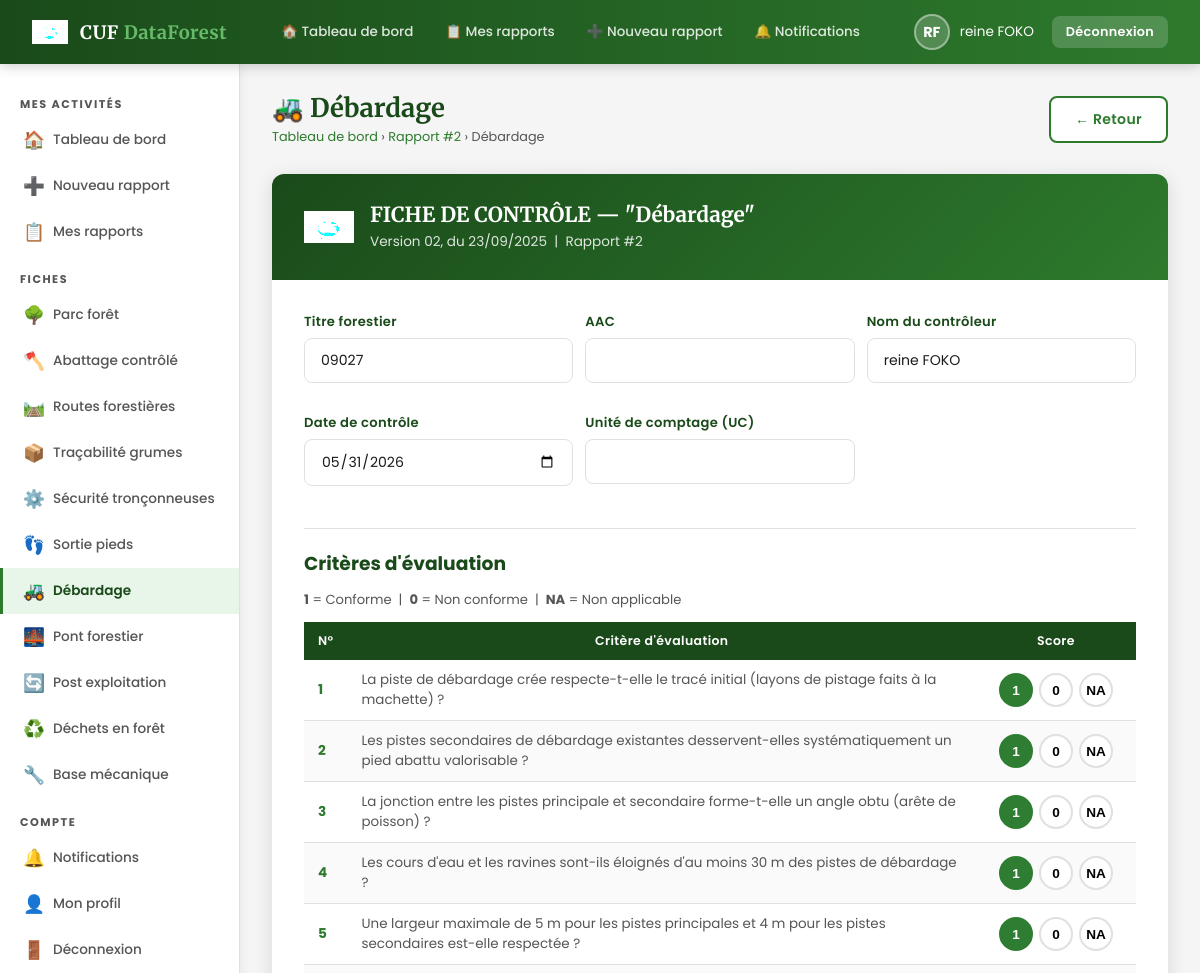
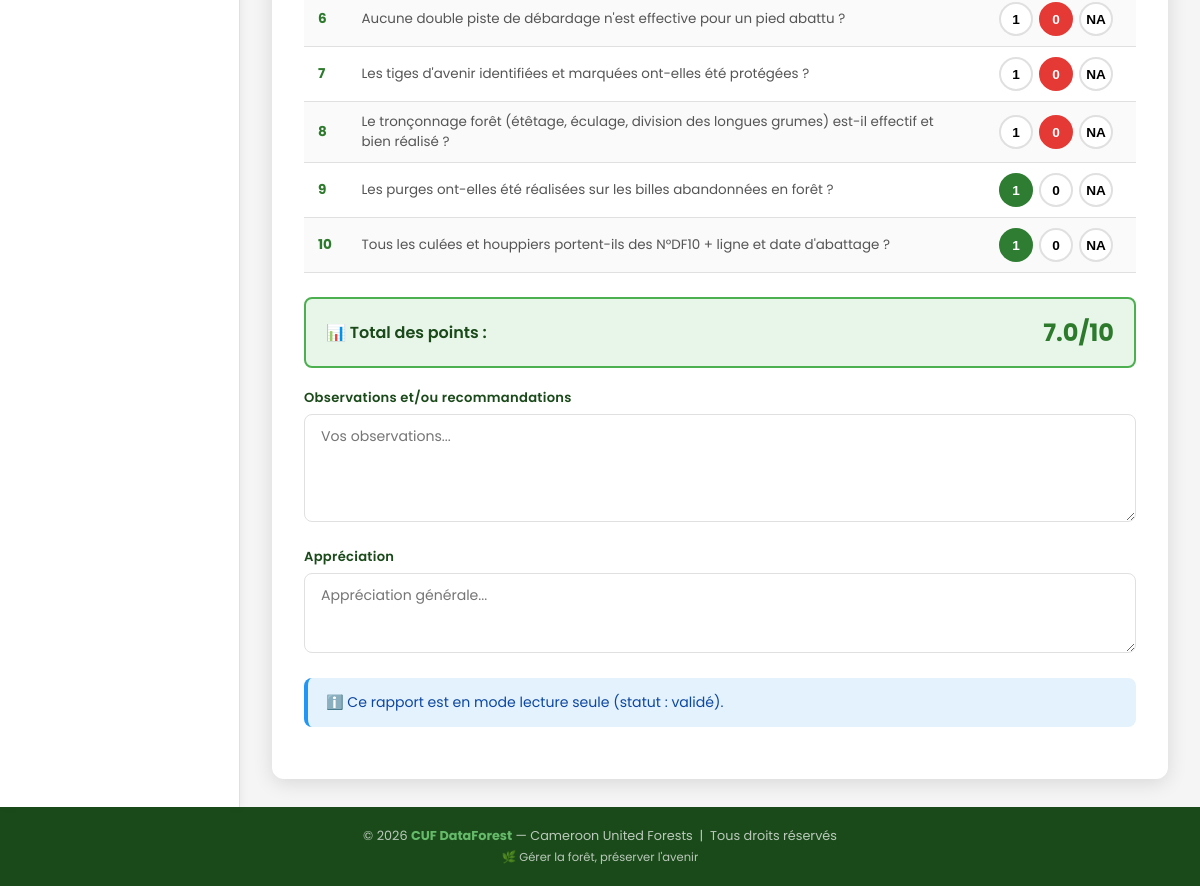
The app's page /pages/fiche_debardage.php?rapport_id=2 (signed in) with its own data (2 pictures, top to bottom).
### tables this page shows
CREATE TABLE `rapports` (
  `id` int(11) NOT NULL,
  `controleur_id` int(11) NOT NULL,
  `titre` varchar(200) DEFAULT NULL,
  `titre_forestier` varchar(100) DEFAULT NULL,
  `aac` varchar(50) DEFAULT NULL,
  `date_rapport` date NOT NULL,
  `statut` enum('brouillon','soumis','validé','rejeté') DEFAULT 'brouillon',
  `avis_global` text DEFAULT NULL,
  `note_globale` decimal(5,2) DEFAULT NULL,
  `date_soumission` datetime DEFAULT NULL,
  `date_validation` datetime DEFAULT NULL,
  `admin_id` int(11) DEFAULT NULL,
  `commentaire_admin` text DEFAULT NULL,
  `pdf_path` varchar(255) DEFAULT NULL,
  `date_creation` datetime DEFAULT current_timestamp()
);

CREATE TABLE `fiche_debardage` (
  `id` int(11) NOT NULL,
  `rapport_id` int(11) NOT NULL,
  `titre_forestier` varchar(100) DEFAULT NULL,
  `aac` varchar(50) DEFAULT NULL,
  `nom_controleur` varchar(100) DEFAULT NULL,
  `date_controle` date DEFAULT NULL,
  `uc` varchar(50) DEFAULT NULL,
  `pistes_json` text DEFAULT NULL,
  `observations` text DEFAULT NULL,
  `appreciation` text DEFAULT NULL,
  `c1` varchar(5) DEFAULT NULL,
  `c2` varchar(5) DEFAULT NULL,
  `c3` varchar(5) DEFAULT NULL,
  `c4` varchar(5) DEFAULT NULL,
  `c5` varchar(5) DEFAULT NULL,
  `c6` varchar(5) DEFAULT NULL,
  `c7` varchar(5) DEFAULT NULL,
  `c8` varchar(5) DEFAULT NULL,
  `c9` varchar(5) DEFAULT NULL,
  `c10` varchar(5) DEFAULT NULL,
  `total_points` decimal(5,2) DEFAULT NULL
);

### pages/fiche_debardage.php (the view, shortened to what this page needs)
<?php
$db = getDB();
$rid = (int)($_GET['rapport_id'] ?? 0);
$stmt = $db->prepare("SELECT * FROM rapports WHERE id=?");
$stmt->bind_param('i', $rid);
$stmt->execute();
$rapport = $stmt->get_result()->fetch_assoc();
$existing = $db->query("SELECT * FROM fiche_debardage WHERE rapport_id=$rid")->fetch_assoc();
include '../includes/header.php';
function vdb($e, $f, $def = '') { return htmlspecialchars($e[$f] ?? $def); }
function svdb($e, $f) { return $e[$f] ?? ''; }
?>
<div class="page-header">
    <div>
        <h1 class="page-title">🚜 Débardage</h1>
        <div class="breadcrumb">
            <a href="../dashboard_controleur.php">Tableau de bord</a> ›
            <a href="rapport_edit.php?id=<?= $rid ?>">Rapport #<?= $rid ?></a> › Débardage
        </div>
    </div>
    <a href="rapport_edit.php?id=<?= $rid ?>" class="btn btn-secondary">← Retour</a>
</div>
<form method="POST" class="fiche-form-container fade-in">
<div class="fiche-form-header">
    <img src="../images/logo.png" alt="CUF"/>
    <div>
        <h2>FICHE DE CONTRÔLE — "Débardage"</h2>
        <p>Version 02, du 23/09/2025 &nbsp;|&nbsp; Rapport #<?= $rid ?></p>
    </div>
</div>
<div class="fiche-form-body">
    <div class="form-row-3 mb-3">
        <div class="form-group">
            <label>Titre forestier</label>
            <input type="text" name="titre_forestier" class="form-control"
                value="<?= vdb($existing, 'titre_forestier', $rapport['titre_forestier'] ?? '') ?>"/>
        </div>
        <div class="form-group">
            <label>AAC</label>
            <input type="text" name="aac" class="form-control"
                value="<?= vdb($existing, 'aac', $rapport['aac'] ?? '') ?>"/>
        </div>
        <div class="form-group">
            <label>Nom du contrôleur</label>
            <input type="text" name="nom_controleur" class="form-control"
                value="<?= vdb($existing, 'nom_controleur', $_SESSION['prenom'] . ' ' . $_SESSION['nom']) ?>"/>
        </div>
        <div class="form-group">
            <label>Date de contrôle</label>
            <input type="date" name="date_controle" class="form-control"
                value="<?= vdb($existing, 'date_controle', date('Y-m-d')) ?>"/>
        </div>
        <div class="form-group">
            <label>Unité de comptage (UC)</label>
            <input type="text" name="uc" class="form-control"
                value="<?= vdb($existing, 'uc') ?>"/>
        </div>
    </div>
    <hr class="divider"/>
    <h3 style="color:var(--vert-fonce);margin-bottom:12px;">Critères d'évaluation</h3>
    <p style="font-size:0.82rem;color:var(--gris-texte);margin-bottom:12px;">
        <strong>1</strong> = Conforme &nbsp;|&nbsp;
        <strong>0</strong> = Non conforme &nbsp;|&nbsp;
        <strong>NA</strong> = Non applicable
    </p>
    <?php $criteres = [
        ['c1',  'La piste de débardage crée respecte-t-elle le tracé initial (layons de pistage faits à la machette) ?'],
        ['c2',  'Les pistes secondaires de débardage existantes desservent-elles systématiquement un pied abattu valorisable ?'],
        ['c3',  'La jonction entre les pistes principale et secondaire forme-t-elle un angle obtu (arête de poisson) ?'],
        ['c4',  'Les cours d\'eau et les ravines sont-ils éloignés d\'au moins 30 m des pistes de débardage ?'],
        ['c5',  'Une largeur maximale de 5 m pour les pistes principales et 4 m pour les pistes secondaires est-elle respectée ?'],
        ['c6',  'Aucune double piste de débardage n\'est effective pour un pied abattu ?'],
        ['c7',  'Les tiges d\'avenir identifiées et marquées ont-elles été protégées ?'],
        ['c8',  'Le tronçonnage forêt (étêtage, éculage, division des longues grumes) est-il effectif et bien réalisé ?'],
        ['c9',  'Les purges ont-elles été réalisées sur les billes abandonnées en forêt ?'],
        ['c10', 'Tous les culées et houppiers portent-ils des N°DF10 + ligne et date d\'abattage ?'],
    ]; ?>
    <table class="criteres-table">
        <thead>
            <tr>
                <th style="width:40px;">N°</th>
                <th>Critère d'évaluation</th>
                <th style="width:160px;text-align:center;">Score</th>
            </tr>
        </thead>
        <tbody>
        <?php foreach ($criteres as $i => [$key, $texte]): ?>
        <tr data-pts="1">
            <td class="critere-num"><?= $i + 1 ?></td>
            <td style="font-size:0.84rem;"><?= $texte ?></td>
            <td>
                <div class="critere-score">
                    <button type="button" class="score-btn <?= svdb($existing, $key) === '1'  ? 'selected-1'  : '' ?>" data-val="1">1</button>
                    <button type="button" class="score-btn <?= svdb($existing, $key) === '0'  ? 'selected-0'  : '' ?>" data-val="0">0</button>
                    <button type="button" class="score-btn <?= svdb($existing, $key) === 'NA' ? 'selected-na' : '' ?>" data-val="NA">NA</button>
                </div>
            </td>
        </tr>
        <?php endforeach; ?>
        </tbody>
    </table>
    <div class="total-bar">
        <span class="total-label">📊 Total des points :</span>
        <span class="total-value" id="total-display"><?= vdb($existing, 'total_points', '0') ?>/10</span>
    </div>
    <div class="form-group mt-2">
        <label>Observations et/ou recommandations</label>
        <textarea name="observations" class="form-control" rows="4"
            placeholder="Vos observations..."><?= vdb($existing, 'observations') ?></textarea>
    </div>
    <div class="form-group">
        <label>Appréciation</label>
        <textarea name="appreciation" class="form-control" rows="2"
            placeholder="Appréciation générale..."><?= vdb($existing, 'appreciation') ?></textarea>
    </div>
    <?php if ($rapport['statut'] === 'brouillon'): ?>
    <div style="display:flex;gap:12px;flex-wrap:wrap;">
        <button type="submit" class="btn btn-primary btn-lg">💾 Enregistrer la fiche</button>
        <a href="rapport_edit.php?id=<?= $rid ?>" class="btn btn-secondary btn-lg">← Retour au rapport</a>
    </div>
    <?php else: ?>
    <div class="alert alert-info">ℹ️ Ce rapport est en mode lecture seule (statut : <?= $rapport['statut'] ?>).</div>
    <?php endif; ?>
</div>
</form>
<?php include '../includes/footer.php'; ?>

### records on screen
rapports: titre_forestier "09027", statut "validé"
fiche_debardage: nom_controleur "reine FOKO", date_controle "05/31/2026"

### other values on screen
$initiales "RF"
$rid "2"
$texte "La piste de débardage crée respecte-t-elle le tracé initial (layons de pistage faits à la machette) ?"
$texte "Les pistes secondaires de débardage existantes desservent-elles systématiquement un pied abattu valorisable ?"
$texte "La jonction entre les pistes principale et secondaire forme-t-elle un angle obtu (arête de poisson) ?"
$texte "Les cours d'eau et les ravines sont-ils éloignés d'au moins 30 m des pistes de débardage ?"
$texte "Une largeur maximale de 5 m pour les pistes principales et 4 m pour les pistes secondaires est-elle respectée ?"
$texte "Aucune double piste de débardage n'est effective pour un pied abattu ?"
$texte "Les tiges d'avenir identifiées et marquées ont-elles été protégées ?"
$texte "Le tronçonnage forêt (étêtage, éculage, division des longues grumes) est-il effectif et bien réalisé ?"
$texte "Les purges ont-elles été réalisées sur les billes abandonnées en forêt ?"
$texte "Tous les culées et houppiers portent-ils des N°DF10 + ligne et date d'abattage ?"
